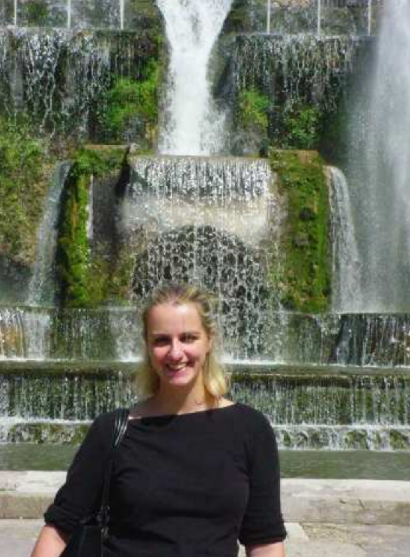
#> input picture test.png, 410 x 557 px
$ jupyter execute --allow-errors inpaint.ipynb   (older library calls are emulated)
#> lines starting #> are read from the running program, lines starting #| are printed output that depends on the picture
[cell 1]
import diplib as dp
import cv2
import numpy as np
import matplotlib.pyplot as plt
from inpaint import *
import inpaint

[cell 2]
# Read the image
img_gray = cv2.imread('test.png', cv2.IMREAD_GRAYSCALE)
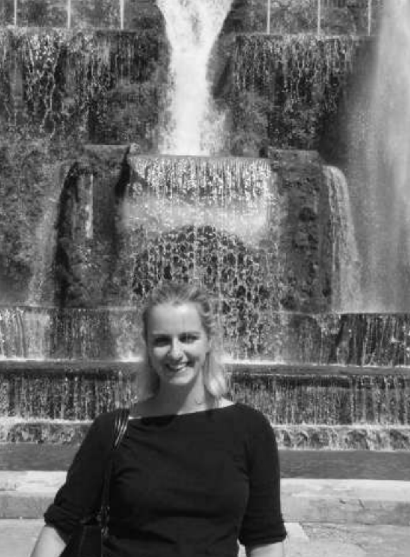
#> img_gray: shape (557, 410); min 1, max 250, mean 105.6
# Read the image in colour
#> (the rest of this cell did not finish here and is left out)

#> (a cell that did not finish here is left out)

[cell 4]
import cv2
import matplotlib.pyplot as plt

img = cv2.imread('test.png',cv2.COLOR_RGB2LAB)
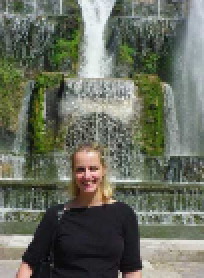
#> img: shape (139, 102, 4) (shown 2 times larger); mean B, G, R, A 95.1, 109.1, 104.2, 255
img_rgb = cv2.cvtColor(img, cv2.COLOR_BGR2LAB)
#> img_rgb: shape (139, 102, 3); mean of channels 0, 1, 2 113.2, 123.7, 135.2

plt.imshow(img_rgb)
plt.axis('off')
plt.show()
# rgb = io.imread('test.png')
# lab = color.rgb2lab(rgb)
